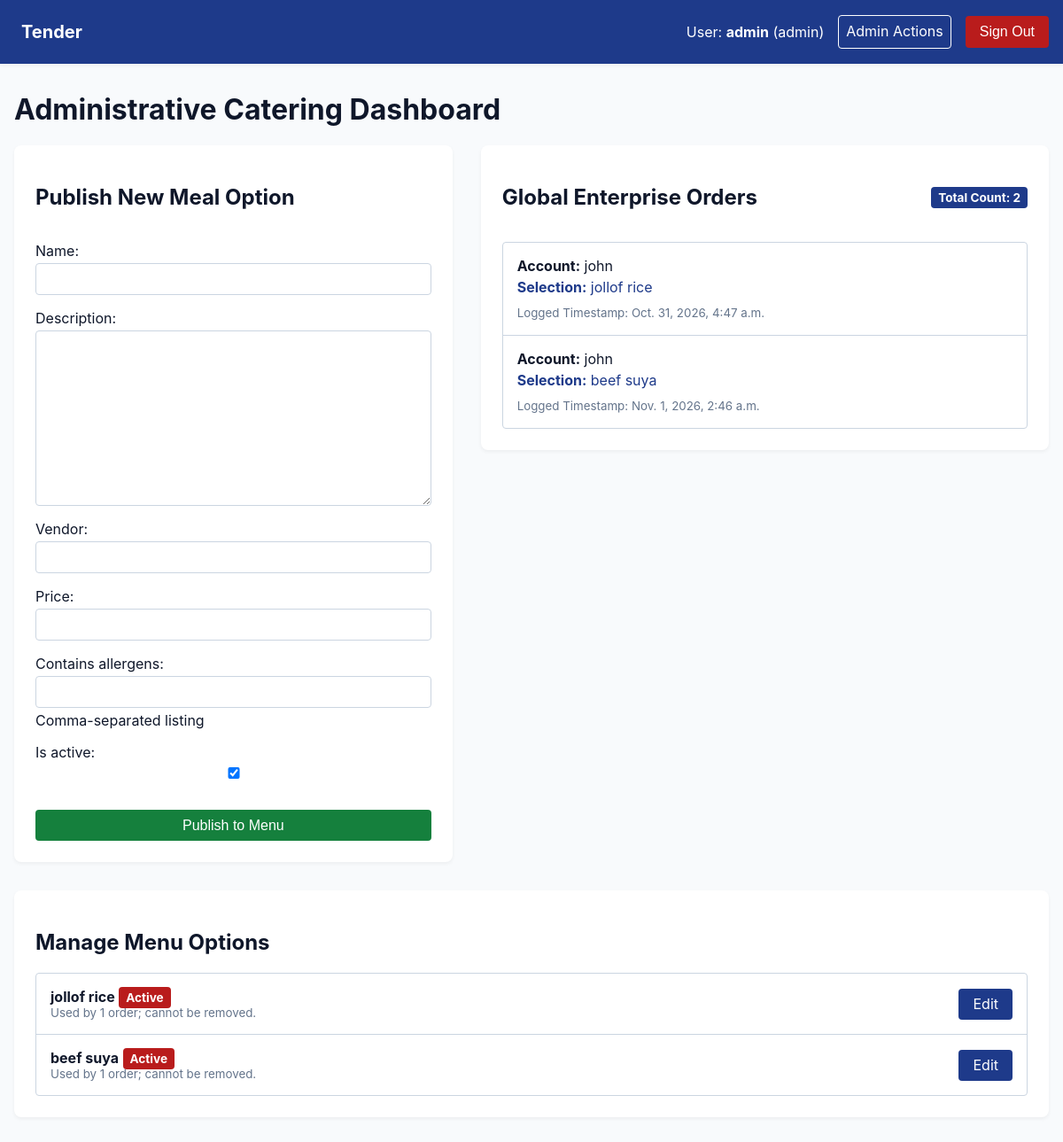
Page /admin-management/ (signed in) on the earlier database version.
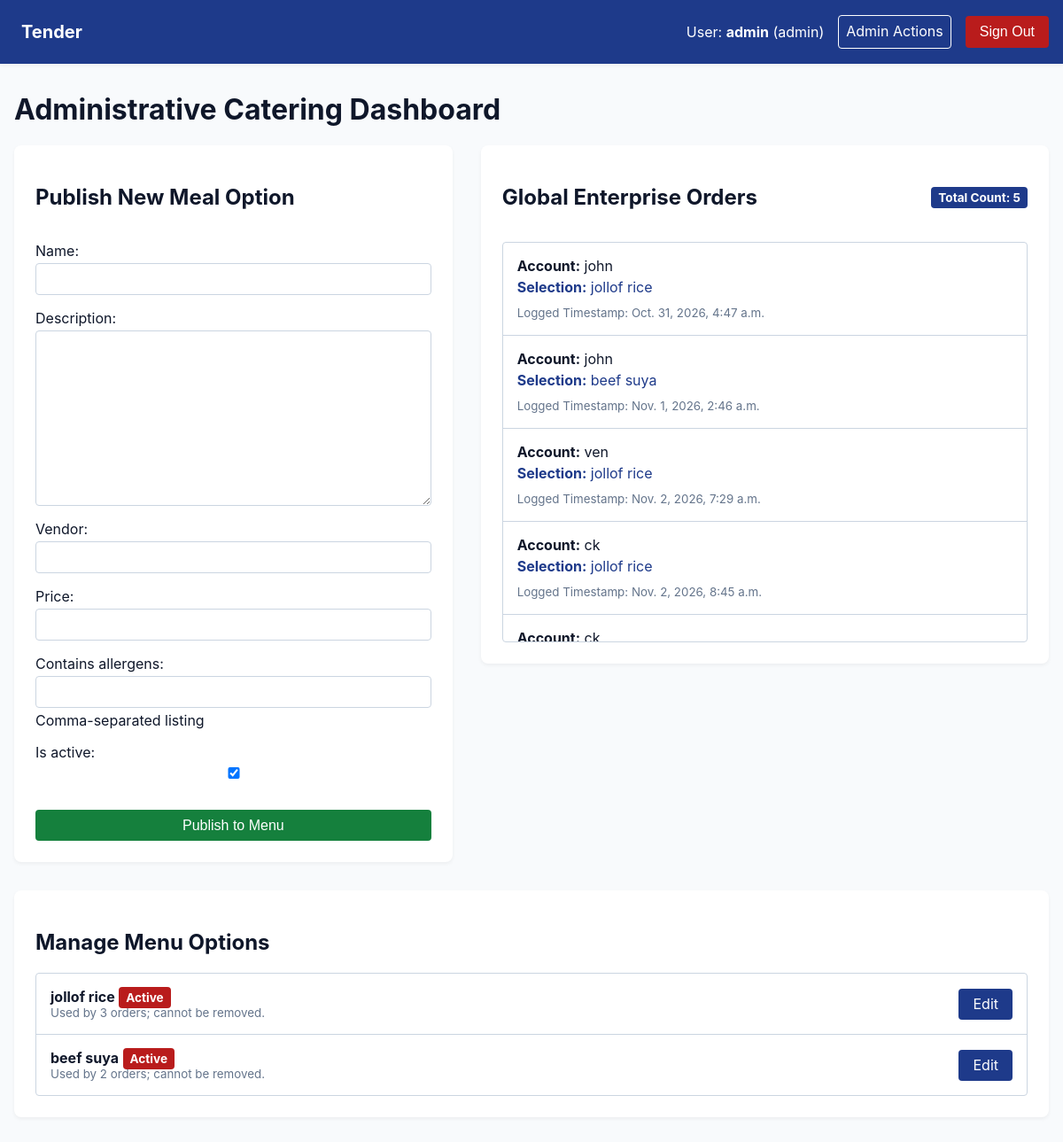
Same page on the later database version.
### catering/models.py (models this page shows, shortened)
class UserProfile(AbstractUser):
    ROLE_CHOICES = [
        ('employee', 'Employee'),
        ('admin', 'Office Admin'),
    ]
    role = models.CharField(max_length=10, choices=ROLE_CHOICES, default='employee')
    phone_number = models.CharField(
        max_length=15,
        blank=True,
        default='',
        help_text="Enter contact phone number"
    )
    allergen_free_text = models.CharField(
        max_length=100,
        blank=True,
        help_text="Provide comma-separated values (e.g., peanuts, dairy, gluten)"
    )

class Order(models.Model):
    user = models.ForeignKey(UserProfile, on_delete=models.CASCADE, related_name='orders')
    meal_option = models.ForeignKey(MealOption, on_delete=models.PROTECT, related_name='ordered_meals')
    order_date = models.DateField(default=timezone.now)
    special_instructions = models.TextField(blank=True)
    created_at = models.DateTimeField(auto_now_add=True)

class MealOption(models.Model):
    name = models.CharField(max_length=100)
    description = models.TextField()
    vendor = models.CharField(max_length=100)
    price = models.DecimalField(max_digits=6, decimal_places=2)
    contains_allergens = models.CharField(max_length=200, blank=True, help_text="Comma-separated listing")
    is_active = models.BooleanField(default=True)

### catering/views.py (the view)
# urls.py: path('admin-management/', views.admin_panel, name='admin_panel'),
@login_required
def admin_panel(request):
    if request.user.role != 'admin':
        messages.error(request, "Access Terminated: Insufficient administrative privileges.")
        return redirect('dashboard')
    all_meals = MealOption.objects.annotate(order_count=Count('ordered_meals'))
    all_orders = Order.objects.all()
    if request.method == 'POST':
        form = MealOptionForm(request.POST)
        if form.is_valid():
            form.save()
            messages.success(request, "New menu component appended seamlessly.")
            return redirect('admin_panel')
    else:
        form = MealOptionForm()
    context = {
        'all_meals': all_meals,
        'all_orders': all_orders,
        'form': form,
    }
    return render(request, 'catering/admin_panel.html', context)

### catering/forms.py (shortened to what this page needs)
class MealOptionForm(forms.ModelForm):
    class Meta:
        model = MealOption
        fields = ['name', 'description', 'vendor', 'price', 'contains_allergens', 'is_active']

### catering/context_processors.py (called while the page is built)
def session_timeout(request):
    return {'session_timeout_seconds': settings.SESSION_COOKIE_AGE}

### catering/templates/catering/admin_panel.html (shortened to what this page needs)
{% extends 'catering/base.html' %}
{% block content %}
<h1>Administrative Catering Dashboard</h1>
<div class="admin-split-layout">
    <section class="admin-col-form ui-card" aria-label="Meal Generation Input Block">
        <h2>Publish New Meal Option</h2>
        <form method="post" novalidate>
            {{ form.as_p }}
            <button type="submit" class="ui-btn ui-btn-success" style="width: 100%; margin-top: 1rem;">Publish to Menu</button>
        </form>
    </section>
    <section class="admin-col-logs ui-card" aria-label="System Order Monitoring Ledger">
        <div style="display: flex; justify-content: space-between; align-items: center; margin-bottom: 1rem;">
            <h2>Global Enterprise Orders</h2>
            <span class="ui-badge" style="background-color: var(--brand-primary);">Total Count: {{ all_orders.count }}</span>
        </div>
        <div class="scroll-log-box">
            {% for order in all_orders %}
                <div class="log-item">
                    <p style="margin: 0 0 0.25rem 0;"><strong>Account:</strong> {{ order.user.username }}</p>
                    <p style="margin: 0 0 0.5rem 0; color: var(--brand-primary);"><strong>Selection:</strong> {{ order.meal_option.name }}</p>
                    <small style="color: #64748b;">Logged Timestamp: {{ order.created_at }}</small>
                </div>
            {% empty %}
                <div style="padding: 2rem; text-align: center; color: #64748b;">No transactions captured across the target enterprise network environment.</div>
            {% endfor %}
        </div>
    </section>
</div>
<section class="ui-card" aria-label="Menu option management" style="margin-top: 2rem;">
    <h2>Manage Menu Options</h2>
    <div class="scroll-log-box">
        {% for meal in all_meals %}
            <div class="log-item" style="display: flex; justify-content: space-between; align-items: center; flex-wrap: wrap; gap: 1rem;">
                <div>
                    <strong>{{ meal.name }}</strong>
                    <span class="ui-badge">{% if meal.is_active %}Active{% else %}Inactive{% endif %}</span>
                    {% if meal.order_count %}
                        <small style="display: block; color: #64748b;">Used by {{ meal.order_count }} order{{ meal.order_count|pluralize }}; cannot be removed.</small>
                    {% endif %}
                </div>
                <div style="display: flex; gap: 0.5rem; align-items: center;">
                    <a href="{% url 'edit_meal' meal.id %}" class="ui-btn">Edit</a>
                </div>
            </div>
        {% empty %}
            <p>No menu options have been added yet.</p>
        {% endfor %}
    </div>
</section>
{% endblock %}

### catering/templates/catering/base.html (shortened to what this page needs)
{% load static %}
<!DOCTYPE html>
<html lang="en-GB">
<head>
    <link rel="stylesheet" href="{% static 'assets/css/styles.css' %}">
</head>
<body>
    <nav aria-label="Primary Navigation System" class="main-nav" data-idle-timeout-seconds="{{ session_timeout_seconds }}">
        <a href="{% url 'dashboard' %}" class="nav-brand">Tender</a>
        <div class="nav-actions">
            {% if user.is_authenticated %}
                <span class="user-status">User: <strong>{{ user.username }}</strong> ({{ user.role }})</span>
                {% if user.role == 'admin' %}
                    <a href="{% url 'admin_panel' %}" class="ui-btn ui-btn-outline">Admin Actions</a>
                {% endif %}
                <form id="logout-form" method="post" action="{% url 'logout' %}">
                    <button type="submit" class="ui-btn ui-btn-danger">Sign Out</button>
                </form>
            {% else %}
                <a href="{% url 'employee_login' %}" class="ui-btn ui-btn-outline">Log In</a>
                <a href="{% url 'register' %}" class="ui-btn ui-btn-outline">Sign Up</a>
            {% endif %}
        </div>
    </nav>
    <main class="app-container">
        {% block content %}{% endblock %}
    </main>
</body>
</html>

### catering/static/assets/css/styles.css (style rules this page uses)
:root { --brand-primary: #1e3a8a; --brand-success: #15803d; --brand-warning: #b45309; --brand-danger: #b91c1c; --brand-light: #f8fafc; --brand-dark: #0f172a; --border-color: #cbd5e1; --radius-md: 8px; --radius-sm: 4px; }
body { background-color: var(--brand-light); color: var(--brand-dark); font-family: -apple-system, BlinkMacSystemFont, "Segoe UI", Roboto, sans-serif; margin: 0; }
.main-nav { background-color: var(--brand-primary); color: white; padding: 1rem; display: flex; justify-content: space-between; align-items: center; flex-wrap: wrap; box-shadow: 0 2px 4px rgba(0,0,0,0.05); }
.main-nav a { color: white; text-decoration: none; padding: 0.5rem; }
.nav-brand { font-weight: bold; font-size: 1.25rem; }
.nav-actions { display: flex; align-items: center; gap: 1rem; }
.app-container { max-width: 1200px; margin: 2rem auto; padding: 0 1rem; }
.ui-card { background-color: white; padding: 1.5rem; border-radius: var(--radius-md); box-shadow: 0 2px 4px rgba(0,0,0,0.05); display: flex; flex-direction: column; height: 100%; }
.admin-split-layout { display: flex; flex-direction: row; gap: 2rem; flex-wrap: wrap; }
.admin-col-form { flex: 1 1 400px; }
.admin-col-logs { flex: 2 1 500px; }
.ui-btn { display: inline-block; padding: 0.5rem 1rem; border-radius: var(--radius-sm); text-decoration: none; color: white; background-color: var(--brand-primary); border: none; cursor: pointer; font-size: 1rem; text-align: center; transition: opacity 0.15s ease; line-height: 1.2; }
form { margin: 0; }
.ui-btn-danger { background-color: var(--brand-danger); }
.ui-btn-success { background-color: var(--brand-success); }
.ui-btn-outline { background-color: transparent; border: 1px solid white; }
.ui-badge { background-color: var(--brand-danger); color: white; padding: 0.25rem 0.5rem; border-radius: var(--radius-sm); font-size: 0.85rem; font-weight: bold; }
form p { display: flex; flex-direction: column; gap: 0.25rem; margin-bottom: 1rem; }
form input[type="text"], form input[type="number"], form input[type="password"], form textarea, form select { padding: 0.5rem; border: 1px solid var(--border-color); border-radius: var(--radius-sm); font-size: 1rem; background-color: white; width: 100%; box-sizing: border-box; }
.scroll-log-box { max-height: 450px; overflow-y: auto; border: 1px solid var(--border-color); border-radius: var(--radius-sm); }
.log-item { border-bottom: 1px solid var(--border-color); padding: 1rem; }
.log-item:last-child { border-bottom: none; }

Differences in the rows shown:
added Order: user.username "ven", meal_option.name "jollof rice", created_at "Nov. 2, 2026, 7:29 a.m."
added Order: user.username "ck", meal_option.name "jollof rice", created_at "Nov. 2, 2026, 8:45 a.m."
added Order: user.username "ck"
computed for MealOption "jollof rice": order_count "1" → "3"
computed for MealOption "beef suya": order_count "1" → "2"
Other differences:
{{ all_orders.count }}: "2" → "5"
